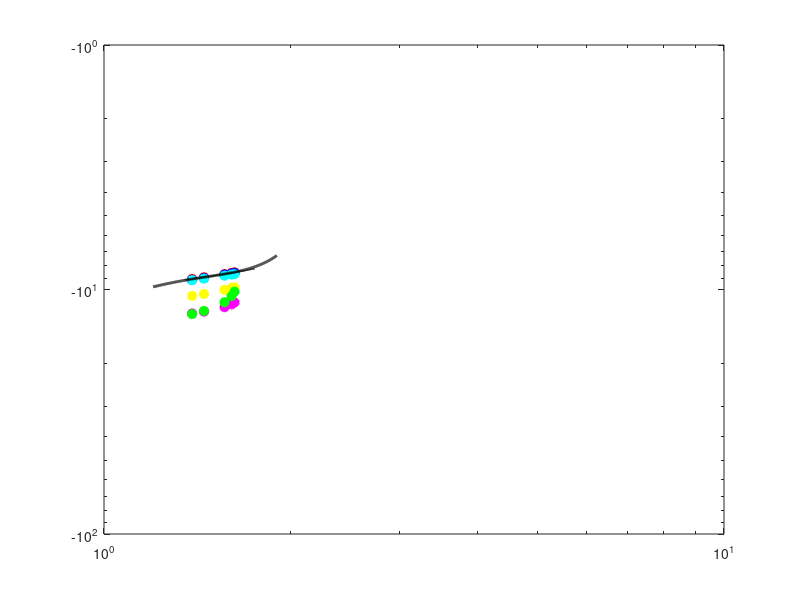

The MATLAB script that drew this image: (Note: this script raises an error after producing the figure.)
% Rappresentazione di curve alternative alla
% legge di Paris


clc
clear all
close all

%% Parametri e variabili di input

% Parametro C [-]
C = 6.0946e-13;

% Parametro n [-]
m = 2.2806;

% Vettore lunghezze di cricca
a = [1.5 2.7 4.1 8.0 10.0 11.0]*1e-3;

% Fattore di forma
Y = 1;

% Differenza di sforzo (nominale)
delta_s = 300308e-3; % [MPa]

% % Vettore delta_K
% a_m = [];
% for i=1:length(a)-1
%     a_m(i) = (a(i+1)+a(i))/2;
% end
% delta_K = Y*delta_s*sqrt(pi*a_m);


% Delta K di soglia (K_th)
K_th = 1.77;

% Fracture thoughness
K_c = 61.1; % [MPa m^1/2]

% Vettore delta_K
a_m = [];
a_max = [];
for i=1:length(a)-1
    a_m(i) = (a(i+1)+a(1))/2;
    a_max(i) = a(i+1);
end
delta_K = Y*delta_s*sqrt(pi*a_m);
K_max = Y*delta_s*sqrt(pi*a_max);


% Vettore velocità di propagazione di cricca (Paris)
da_dN = C*delta_K.^m;

% Vettore velocità di propagazione di cricca (Forman)
R=0;
da_dN_F = (C*delta_K.^m)./((1-R)*K_c - delta_K);

% Vettore velocità di propagazione di cricca (Wertemann)
da_dN_W = (C*delta_K.^m)./(K_c^2 - K_max.^2);

% Vettore velocità di propagazione di cricca (Klesnil e Lucas)
da_dN_KL = C*(delta_K.^m - K_th.^m);

% Vettore velocità di propagazione di cricca (Donahue)
da_dN_D = C*(delta_K - K_th).^m;

% Vettore velocità di propagazione di cricca (Priddle)
da_dN_P = C*((delta_K - K_th)./(K_c - K_max)).^m;

% Vettore velocità di propagazione di cricca (McEvily)
da_dN_M = C * (delta_K - K_th).^2 * (1 + (delta_K)/(K_c - K_max));

delta_K = log10(delta_K);
da_dN = log10(da_dN); 
da_dN_D = log10(da_dN_D); 
da_dN_F = log10(da_dN_F); 
da_dN_W = log10(da_dN_W); 
da_dN_P = log10(da_dN_P); 
da_dN_M = log10(da_dN_M); 


% Plot della CURVA DI FITTING
% Parametri iniziali
x1 = delta_K(1); y1 = da_dN(1); % Punto 1
x2 = delta_K(end); y2 = da_dN(end); % Punto 2
% Calcolo della pendenza centrale
m = (y2 - y1) / (x2 - x1);
% Parametri della funzione cubica
h = (x1 + x2) / 2; % Punto centrale tra x1 e x2
a = 10; % Regola la curvatura e gli estremi
b = m; % Pendenza centrale
c = (y1 + y2) / 2; % Posizionamento verticale
% Generazione dei dati
x = linspace(1.2, 1.9, 1000); % Range di x
y = a * (x - h).^3 + b * (x - h) + c;


%% Plot della curve

figure

loglog(delta_K, da_dN,'ro', 'LineWidth', 1.5, 'MarkerSize', 6, 'MarkerFaceColor', 'r', 'DisplayName', 'Paris');
hold on
% loglog(Delta_K, da_dN_KL,'bo', 'LineWidth', 1.5, 'MarkerSize', 6, 'MarkerFaceColor', 'b', 'DisplayName', 'Klesnil e Lucas');
% hold on
loglog(delta_K, da_dN_D,'bo', 'LineWidth', 1.5, 'MarkerSize', 6, 'MarkerFaceColor', 'b', 'DisplayName', 'Donahue');
hold on
loglog(delta_K, da_dN_F,'yo', 'LineWidth', 1.5, 'MarkerSize', 6, 'MarkerFaceColor', 'y', 'DisplayName', 'Forman');
hold on
loglog(delta_K, da_dN_W,'mo', 'LineWidth', 1.5, 'MarkerSize', 6, 'MarkerFaceColor', 'm', 'DisplayName', 'Wertemann');
hold on
loglog(delta_K, da_dN_P,'go', 'LineWidth', 1.5, 'MarkerSize', 6, 'MarkerFaceColor', 'g', 'DisplayName', 'Priddle');
hold on
loglog(delta_K, da_dN_M,'co', 'LineWidth', 1.5, 'MarkerSize', 6, 'MarkerFaceColor', 'c', 'DisplayName', 'McEvily');
hold on
loglog(x,y*(0.9995), 'k-', 'LineWidth', 2, 'MarkerSize', 6, 'MarkerFaceColor', 'b', 'DisplayName', 'Curva di Paris')

hold on

% Curva del TRATTO LINEARE
x_lin = linspace(1.35, 1.75, 1000); % Range di x
y_lin = m.*(x_lin-h)  + c  ;
loglog(x_lin, y_lin, 'k-', 'LineWidth', 1, 'DisplayName', ' Tratto Lineare')

hold on

% INTERSEZIONE curva di fitting e curva lineare
% Trova i punti di intersezione
diff_y = y_lin - y;  % Differenza tra le due curve
intersection_indices = find(abs(diff_y) < 0.25); % Trova i punti dove la differenza è vicina a zero
% Estrai i valori di x delle intersezioni
x_intersections = x(intersection_indices); % Valori di x

% Plot delle INTERSEZIONI per la visualizzazione grafica del tratto lineare
% Intersezione sx
xline(x_intersections(1), 'b-.', 'LineWidth', 1.5, 'HandleVisibility', 'off');
% Asintoto di frattura delta_K_c
xline(x_intersections(end), 'b-.', 'LineWidth', 1.5, 'HandleVisibility', 'off');

hold on

% Plot degli ASINTOTI
% Asintoto di soglia delta_K_th
a_th = 1.3e-3; % [m]
delta_K_th = Y*delta_s*sqrt(pi*a_th);
xline(log10(delta_K_th), 'k--', 'LineWidth', 0.5, 'HandleVisibility', 'off');
% Asintoto di frattura delta_K_c
a_c = 12e-3; % [m]
delta_K_c = Y*delta_s*sqrt(pi*a_c);
xline(log10(delta_K_c), 'k--', 'LineWidth', 0.5, 'HandleVisibility', 'off');

% Set del grafico
title('Curve alternative a Paris');
xlabel('log(\DeltaK)    [MPa \surd{m}]', 'FontWeight', 'bold', 'FontSize', 12, 'Interpreter', 'tex');  
ylabel('log(da/dN)      [m/ciclo]', 'FontWeight', 'bold', 'FontSize', 12);
grid on;
ylim([-13, -7.5])
xlim([1.25, 1.8])
legend('FontWeight', 'normal', 'FontSize', 10)
grid on;
% Miglioramento della leggibilità degli assi
ax = gca;
ax.FontSize = 12; % Dimensione del font
ax.FontWeight = 'bold'; % Grassetto per maggiore contrasto
ax.XColor = 'k'; % Colore asse X (nero)
ax.YColor = 'k'; % Colore asse Y (nero)

